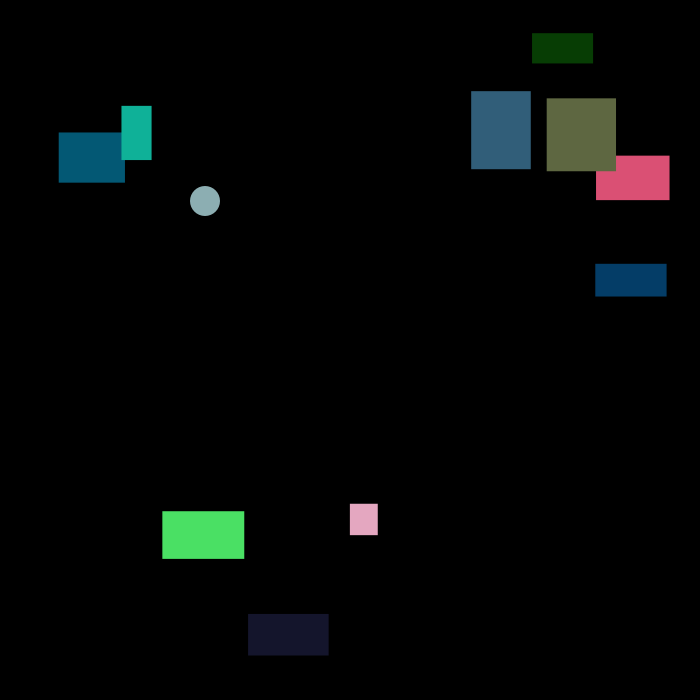
Frame 1 (no input)
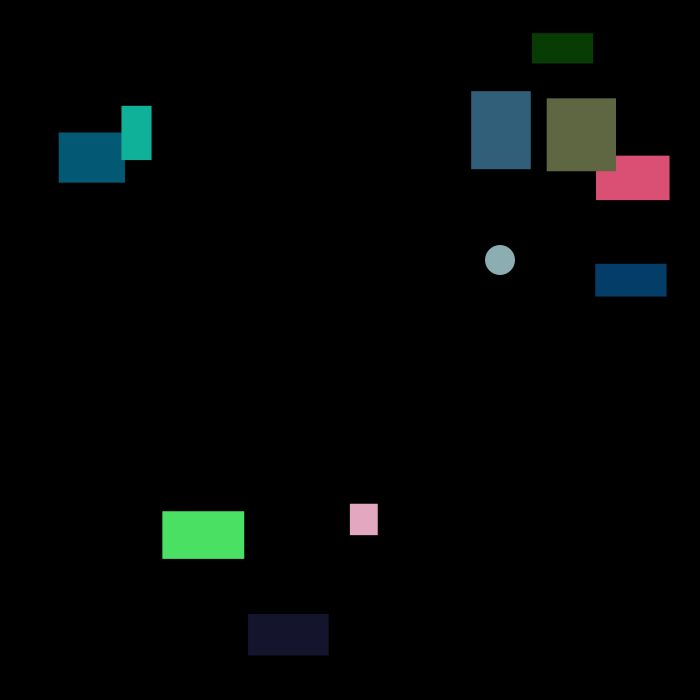
Frame 60 (the mouse pressed at the canvas centre just before this capture)
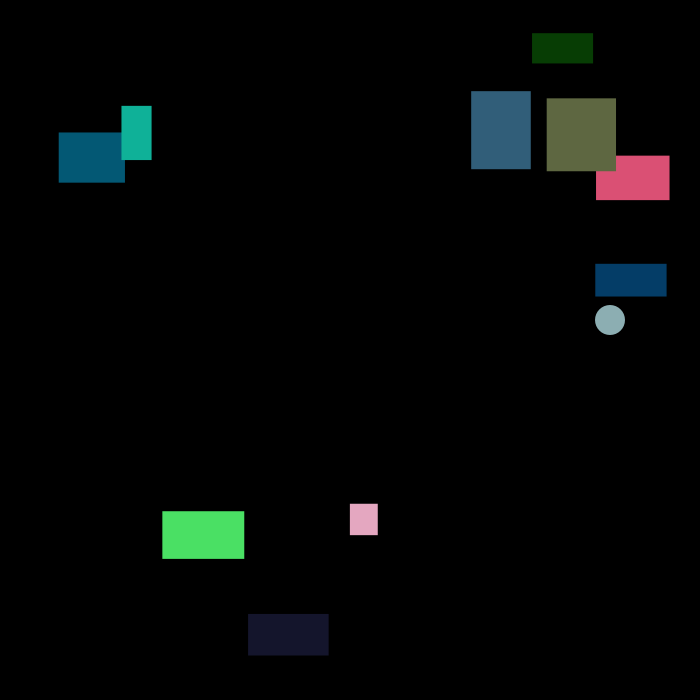
Frame 120 (the mouse held since frame 60 and released just before this capture)

The Processing sketch that drew these frames (run headless with seeded random() and noise(); from frame 60 on, the mouse is pressed at the canvas centre):

// Processing sketch: processing_178511
// ── processing_178511.pde

Ball b;
Rectangle r;
ArrayList rectangles = new ArrayList();
void setup()
{
  size(700,700);
  b = new Ball(200,200,5,1);
  for(int i=0; i<10; i++)
  {
    rectangles.add(new Rectangle());
  }
}

void draw()
{
  background(0);
  b.drawBall();
  for (int i = 0; i < rectangles.size(); i++)
  {
    Rectangle r = (Rectangle) rectangles.get(i);    
    r.drawRectangle(); 
  }
  
}
void keyPressed()
{
  for (int i = 0; i < rectangles.size(); i++)
  {
    Rectangle r = (Rectangle) rectangles.get(i);    
    if (keyCode == LEFT)
    {  
      r.xmove(-10);
    }
    if (keyCode == RIGHT)
    {
      r.xmove(10);
    }
    if (keyCode == UP)
    {
      r.ymove(-10);
    }
    if (keyCode == DOWN)
    {
      r.ymove(10);
    }
  }
} 
  
class Rectangle
{
  float xpos;
  float ypos;
  float wid;
  float len;
  color c;
  
  Rectangle()
  {
   wid = random(25,100);
   len = random(25,100);
   xpos = random(700-wid);
   ypos = random(700-len);
   c = color(random(255),random(255),random(255));  
  }
  void xmove(float amt)
  {
    xpos += amt;
    if (xpos < 5)
    {
      xpos = 0;
      amt = 0;
    }
    if ((xpos+wid) > 695) 
    {
      xpos = 700-wid;
      amt = 0;
    } 
  }
  void ymove(float amt)
  {
    ypos += amt;
    if (ypos < 5)
    {
      ypos = 0;
      amt = 0;
    }
    if ((ypos+len) > 695) 
    {
      ypos = 700-len;
      amt = 0;
    }
  }
  void drawRectangle()
  {

    if(b.calculateDistance(xpos,ypos) < 30)
    {
      fill(255,0,0);
    }
    else
    {
      fill(c);
    }
    rect(xpos,ypos,wid,len);
  }

}
    

   
class Ball
{
  float xpos;
  float ypos;
  float xvel;
  float yvel;
  float size;
  
  Ball(float x, float y, float xv, float yv)
  {
    xpos = x;
    ypos = y;
    xvel = xv;
    yvel = yv;
    size = 30;
  }
  
  void drawBall()
  {
    xpos += xvel;
    ypos += yvel;
    
    if ((xpos < 0) || (xpos > width))  xvel *= -1;
    if ((ypos < 0) || (ypos > height))  yvel *= -1;
    
    fill(#8CAEB2);
    noStroke();
    ellipse(xpos,ypos,size,size);
  }
  float calculateDistance(float x, float y)
  {
    return dist(xpos,ypos,x,y);    
  }
}
